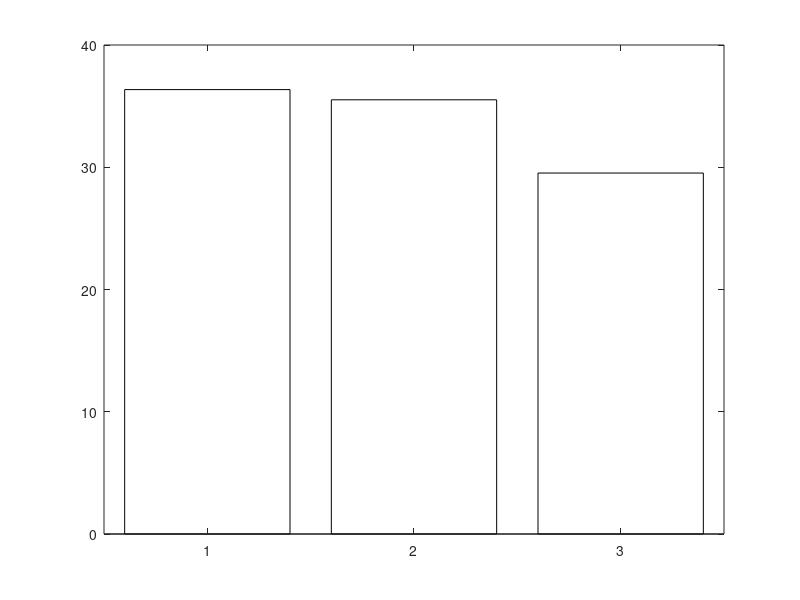

Write the MATLAB code that produced this figure. (Note: this script raises an error after producing the figure.)
% plot_phase2_comparison.m
% Bar chart comparing Perfect-CSI AO vs Estimated-CSI AO (algorithm-seen vs
% true evaluation), for ONE channel realization at ONE noise floor.
% This is a single-point illustrative comparison, NOT a Phase 4 sweep --
% label it honestly when presenting.
%
% Run after run_phase2.m (needs results/phase2_results.mat)

load('results/phase2_results.mat');

% use run1 (good SNR case) -- change to 'run2' for the mid-SNR case
r = results.run1;

vals = [r.SumRate_perfect, r.SumRate_estCk_algSeen, r.SumRate_estCk_trueEval];
labels = {'Perfect-CSI AO', 'Estimated-CSI AO\n(algorithm-seen)', 'Estimated-CSI AO\n(TRUE, realistic)'};

figure('Position', [100 100 700 500]);
b = bar(vals, 'FaceColor', 'flat');
b.CData(1,:) = [0.2 0.6 0.2];   % green: upper bound
b.CData(2,:) = [0.9 0.6 0.1];   % orange: optimistic self-view
b.CData(3,:) = [0.8 0.2 0.2];   % red: realistic performance

set(gca, 'XTickLabel', labels);
ylabel('Sum Rate (bps/Hz)');
title({'Phase 2: Classical Baseline Comparison (single realization)', ...
       sprintf('Pilot overhead: %d symbols | C\\_hat mean error: %.1f%%', ...
               r.tau_total, 100*mean(r.recovery_err))}, 'FontSize', 11);
grid on;

for i = 1:length(vals)
    text(i, vals(i)+0.5, sprintf('%.2f', vals(i)), ...
         'HorizontalAlignment', 'center', 'FontWeight', 'bold');
end

saveas(gcf, 'results/fig3_phase2_comparison.png');
fprintf('Saved results/fig3_phase2_comparison.png\n');
